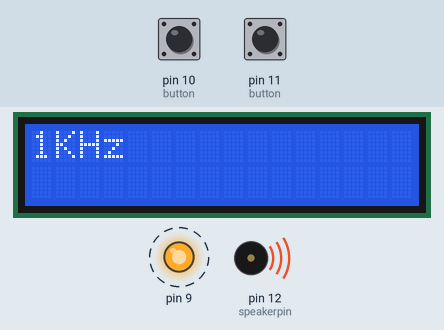
A sketch run on a simulated Arduino Uno, built with avr-gcc and run on an emulated ATmega328P. On the bench: 16×2 character LCD, output pins drawn as LEDs (lit = HIGH), buzzer (waves = sounding). Dashed ring = blinking. The inputs (shaded band) are chosen by the test bench; at power-on: pin 10 (button) LOW, pin 11 (button) LOW. What the sketch prints to the serial monitor is not drawn.

Above: at 1.2 s.
1.3 s: pin 10 (button) pulled HIGH for 2.55 s
At 3.9 s:
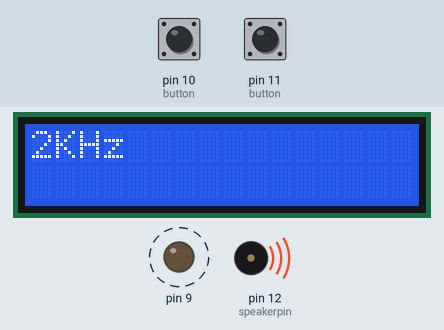
5.3 s: pin 11 (button) pulled HIGH for 2.55 s
At 7.6 s:
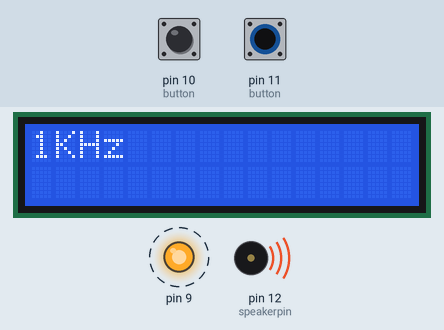
9.3 s: pin 10 (button) driven HIGH and pin 11 (button) driven HIGH
14.9 s: pin 11 (button) driven LOW
At 18.6 s:
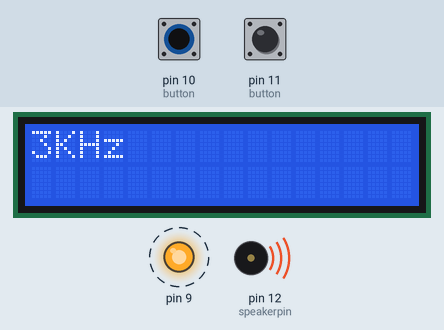
Timing chart, 0 to 21.3 s (numbered marks = the images above; inputs shaded):
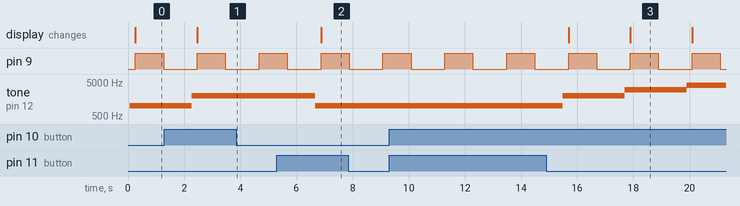

Measured:
- after the input at 1.3 s, tone on pin 12 (speakerpin): 1000 Hz → 2000 Hz after 0.97 s; the display: changes after 1.2 s (image 1)
- after the input at 5.3 s, tone on pin 12 (speakerpin): 2000 Hz → 1000 Hz after 1.4 s; the display: changes after 1.6 s (image 2)
- after the input at 14.9 s, tone on pin 12 (speakerpin): 1000 Hz → 2000 Hz after 0.59 s, → 3000 Hz 2.2 s later, → 4000 Hz 2.2 s later; the display: first changes after 0.79 s (image 3 shows a later state)
- by itself, pin 9: alternates HIGH for 1.0 s and LOW for 1.2 s

The sketch:

Project_Testing.ino
```cpp
#include <LiquidCrystal.h> //libary used for LCD Screen
int speakerpin = 12; // pin for PWM output
int freq = 1000;  //freq start value
LiquidCrystal lcd(8, 7, 6, 5, 4, 3); //initate pins for LCD screen

void setup() {
  Serial.begin(9600);
  Serial.println("Begin"); //For Serial Moniter
  pinMode(9, OUTPUT);   //
  lcd.begin(16, 2);    //start 16*2 display
}
void loop() {
  freqChange();
  lcdscreen();
  outputSelection();
}

void freqChange(){

int b1 = digitalRead(10); //check for button press
int b2 = digitalRead(11); //check for button press

if(b1 == HIGH){
      if(freq !=20000){
          freq += 1000;
          Serial.print("Up ");
      }
 }

  if(b2 == HIGH){
      if(freq != 1000){
          freq -= 1000;
          Serial.print("Down");
      }
  }
  tone(speakerpin, freq); //PWM 50% duty output at freq
   Serial.println(freq);
   delay (200); //delay for debounce
}

void outputSelection(){
  digitalWrite(9, HIGH); //Channel 1 select
  Serial.print("Channel 1 (Headphones) " );
  delay (1000); //1 second delay
  digitalWrite(9, LOW); //Channel 0 Select
  Serial.print("Channel 0 (Speaker)  ");
  delay(1000);
}
void lcdscreen(){
  lcd.clear(); //clear last shown
  lcd.print(freq/1000); //display freq in KHz
  lcd.print("KHz ");
}
```
